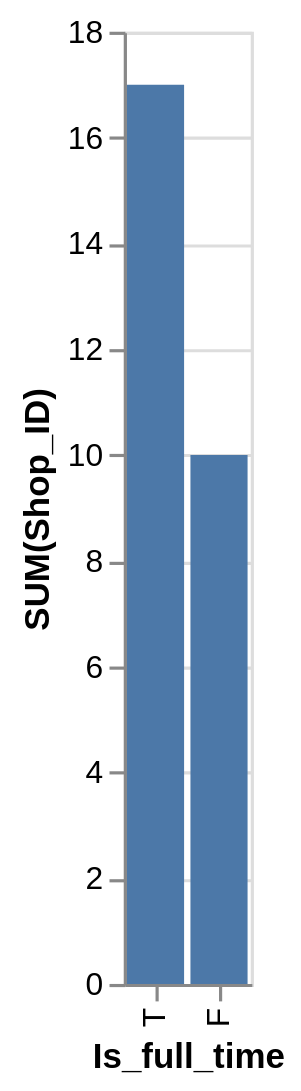

Write a Vega-Lite specification for this figure.
### Vega-Lite specification from a JSON file in a GitHub repository (floating-point values rounded to 4 significant figures)
{"data": {"values": [{"x_data": "T", "y_data": 17}, {"x_data": "F", "y_data": 10}]}, "mark": "bar", "encoding": {"x": {"field": "x_data", "type": "nominal", "title": "Is_full_time", "sort": {"op": "sum", "field": "y_data", "order": "descending"}}, "y": {"field": "y_data", "type": "quantitative", "title": "SUM(Shop_ID)"}}}
